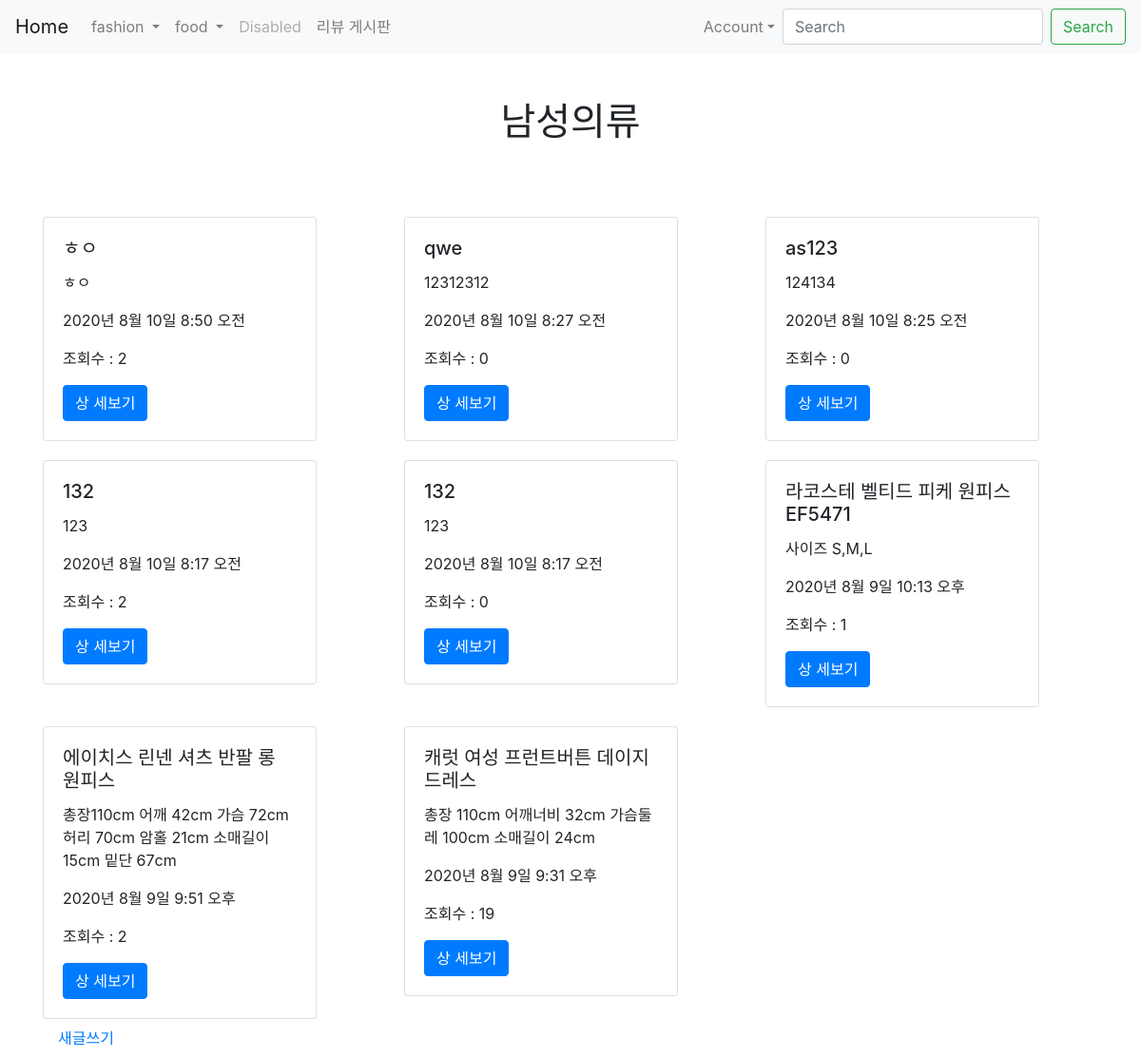
Page /posts/main2/ (signed in) on the earlier database version.
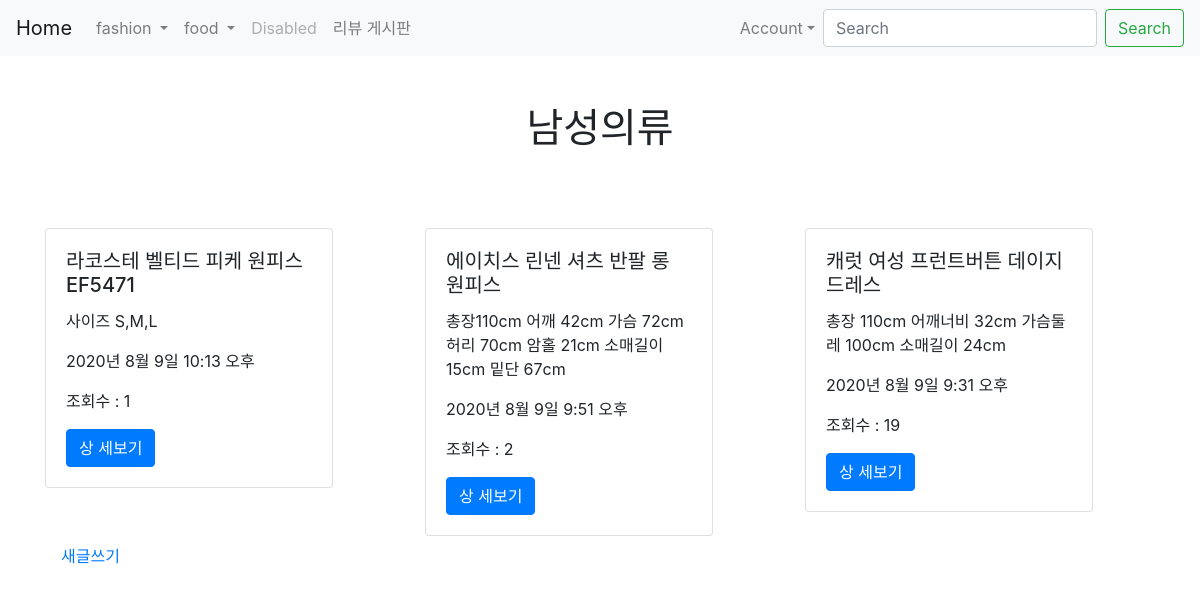
Same page on the later database version.
### posts/models.py (models this page shows)
class Post(models.Model):
    class Meta:
        ordering = ['-created_at']
    POST_TYPES = [
        ("F", "F"),
        ("M", "M"),
    ]
    title = models.CharField(max_length=50, null=False, verbose_name="상품명")
    content = models.TextField(verbose_name="상세보기")
    price = models.TextField(null = True, verbose_name="가격")
    remaining = models.TextField(null = True, verbose_name="재고")
    view_count = models.IntegerField(default = 0, verbose_name="조회수")
    _type = models.PositiveSmallIntegerField(choices=POST_TYPES, verbose_name="게시글타입", null=True)
    created_at = models.DateTimeField(auto_now_add = True, verbose_name="생성시간")
    updated_at = models.DateTimeField(auto_now = True, verbose_name="수정시간")
    image = models.ImageField(upload_to = 'images/', null = True, verbose_name="상품사진")
    user = models.ForeignKey(User, on_delete = models.CASCADE, null = True)
    gender = models.CharField(max_length=1, null=True)

### posts/views.py (the view)
# urls.py: path('main2/', main2, name="main2"),
def main2(request):
    posts = Post.objects.all()
    return render(request, 'posts/main2.html', {'posts': posts})

### posts/templates/posts/main2.html (shortened to what this page needs)
{% extends 'base.html' %}
{% load static %}
{% block content %}
{% include 'shared/_navbar.html' %}
{% if user.is_authenticated %}
    <div class="container">
    <center><br><br><h1>남성의류<br><br></h1></center>
    <div class="row">
    {% for post in posts %}
        <div class="col-md-4 col-12">
            <div class="card" style="width: 18rem; margin-top: 20px;">
                <div class="card-body">
                    <h5 class="card-title">{{ post.title }}</h5>
                    <p class="card-text">{{ post.content }}</p>
                    <p>{{ post.created_at }}</p>
                    <p>조회수 : {{ post.view_count }}</p>
                    <a href="{% url 'posts:show' post.pk %}" class="btn btn-primary">상 세보기</a>
                </div>
            </div>
        </div>
        {% endfor %}
    </div>
    <a class="nav-link" href="{% url 'posts:new' %}">새글쓰기</a>
    {% else %}
    <h3>로그인 후 이용이 가능합니다.</h3>
    <a href="{% url 'account_login' %}" class="btn btn-warning">로그인</a>
    <a href="{% url 'account_signup' %}" class="btn btn-warning">회원가입</a>
    {% endif %}
</div>
{% endblock %}

Differences in the rows shown:
removed Post: title "ㅎㅇ", content "ㅎㅇ", created_at "2020년 8월 10일 8:50 오전", view_count "2"
removed Post: title "qwe", content "12312312", created_at "2020년 8월 10일 8:27 오전", view_count "0"
removed Post: title "as123", content "124134", created_at "2020년 8월 10일 8:25 오전", view_count "0"
removed Post: title "132", content "123", created_at "2020년 8월 10일 8:17 오전", view_count "2"
removed Post: title "132", content "123", created_at "2020년 8월 10일 8:17 오전", view_count "0"
